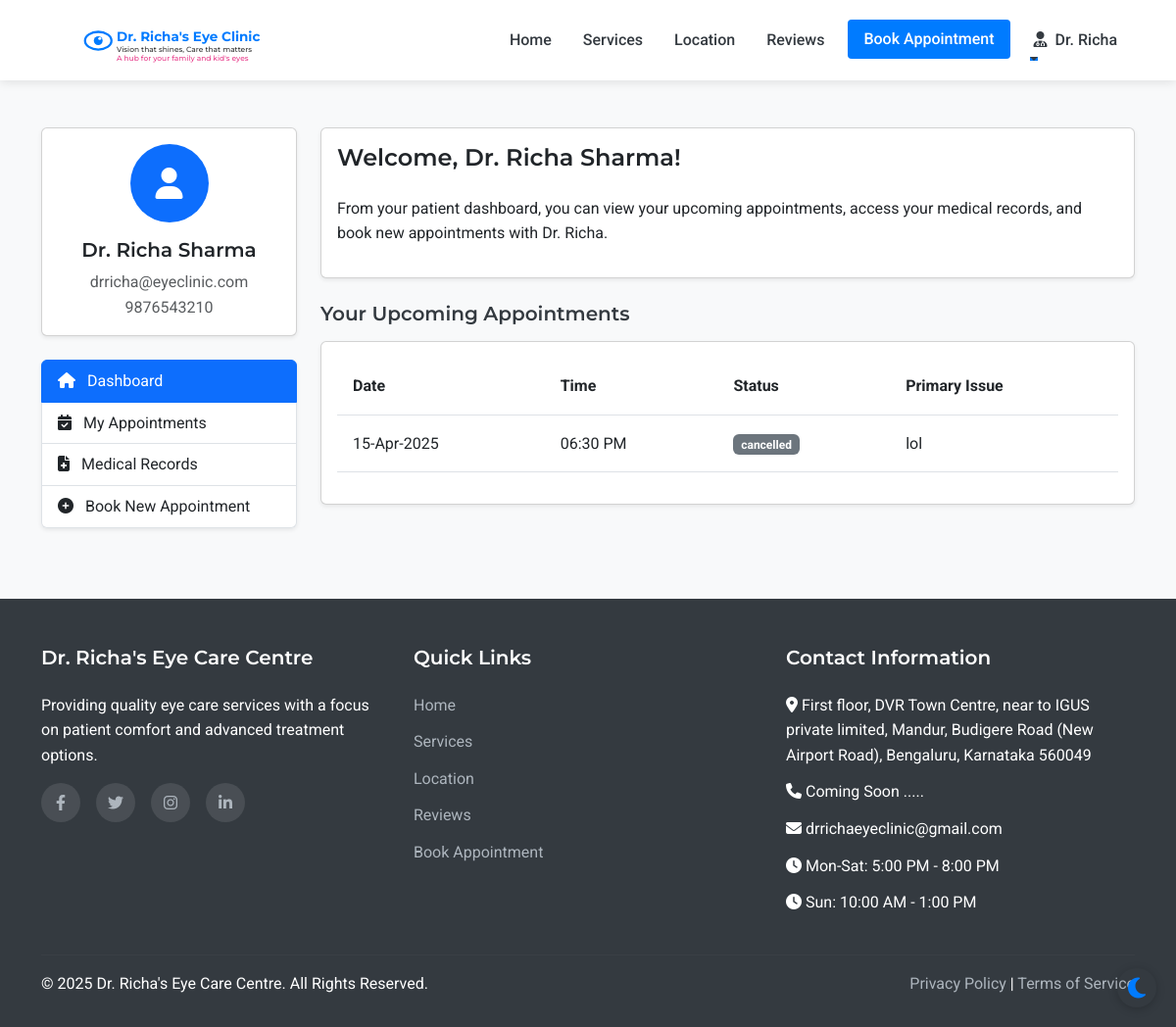
Before: /patient/dashboard (signed in) with the older database file.
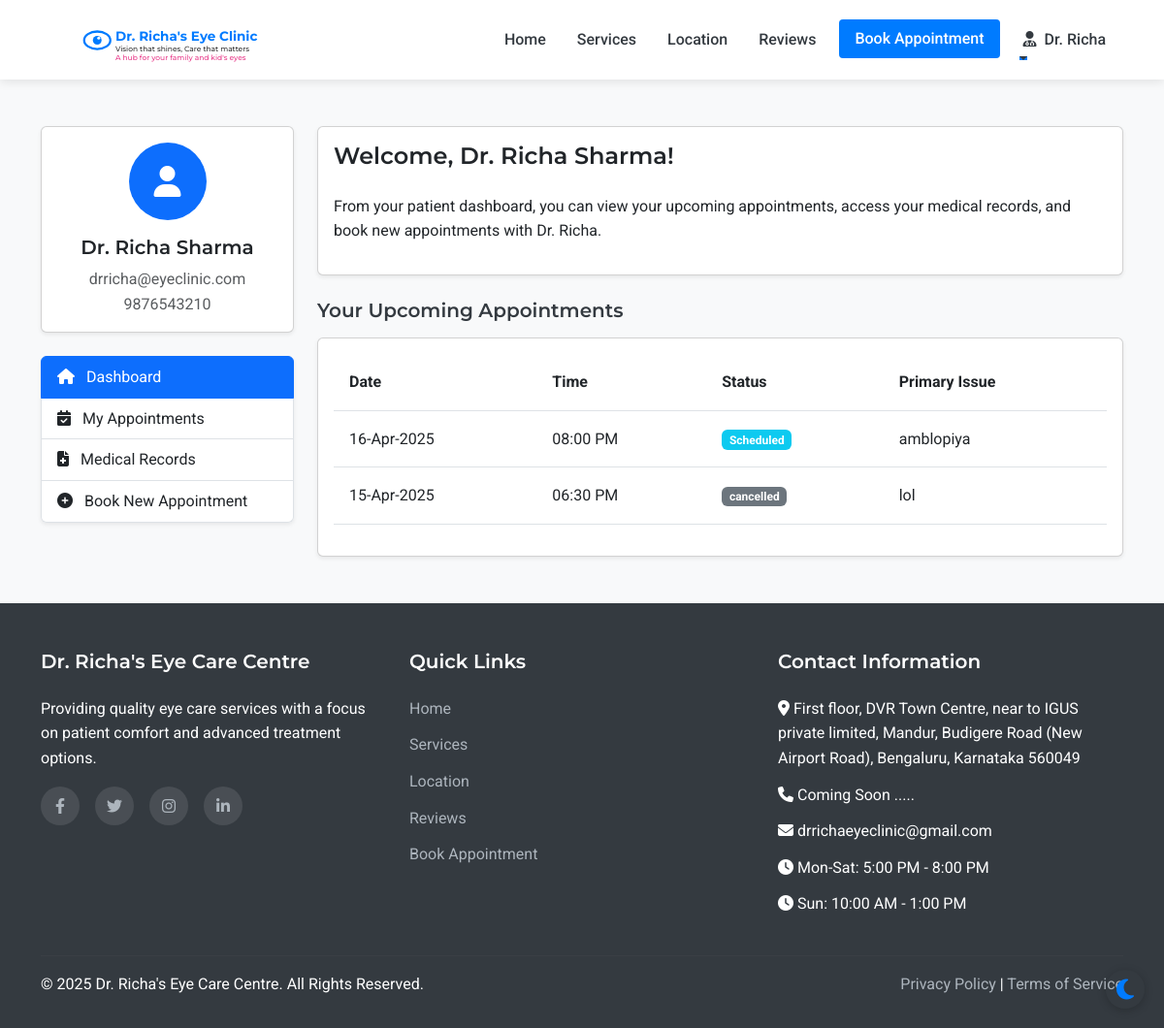
After: the same page with the newer database file.
### models.py (models this page shows, shortened)
class Appointment(db.Model):
    id = db.Column(db.Integer, primary_key=True)
    patient_id = db.Column(db.Integer, db.ForeignKey('patient.id'), nullable=False)
    appointment_date = db.Column(db.Date, nullable=False)
    appointment_time = db.Column(db.Time, nullable=False)
    primary_issue = db.Column(db.Text, nullable=True)
    referral_info = db.Column(db.String(255), nullable=True)
    status = db.Column(db.String(20), default='scheduled')  # scheduled, completed, cancelled
    created_at = db.Column(db.DateTime, default=datetime.utcnow)
    consultation_fee = db.Column(db.Float, nullable=False, default=500.0)
    payment_status = db.Column(db.String(20), default='pending')  # pending, paid

### routes.py (the view)
@app.route('/patient/dashboard')
@login_required
def patient_dashboard():
    appointments = Appointment.query.filter_by(patient_id=current_user.id).order_by(desc(Appointment.appointment_date), desc(Appointment.appointment_time)).all()
    return render_template('patient/dashboard.html', appointments=appointments)

### app.py (called while the page is built)
@login_manager.user_loader
def load_user(user_id):
    from models import Doctor, Assistant, Admin, Patient
    try:
        if user_id.startswith('doctor_'):
            return Doctor.query.get(int(user_id.split('_')[1]))
        elif user_id.startswith('assistant_'):
            return Assistant.query.get(int(user_id.split('_')[1]))
        elif user_id.startswith('admin_'):
            return Admin.query.get(int(user_id.split('_')[1]))
        else:
            return Patient.query.get(int(user_id))
    except (ValueError, AttributeError):
        return None

### routes.py (called while the page is built)
@app.context_processor
def inject_now():
    return {'now': datetime.now()}

### templates/patient/dashboard.html (shortened to what the changed rows need)
{% extends 'layout.html' %}
{% block content %}
<section class="py-5 bg-light">
    <div class="container">
        <div class="row">
            <div class="col-lg-9">
                <div class="card shadow-sm">
                    <div class="card-body">
                        {% if appointments %}
                            <div class="table-responsive">
                                <table class="table table-hover">
                                    <thead>
                                        <tr>
                                            <th>Date</th>
                                            <th>Time</th>
                                            <th>Status</th>
                                            <th>Primary Issue</th>
                                        </tr>
                                    </thead>
                                    <tbody>
                                        {% for appointment in appointments %}
                                            {% if appointment.appointment_date >= now.date() %}
                                                <tr>
                                                    <td>{{ appointment.appointment_date.strftime('%d-%b-%Y') }}</td>
                                                    <td>{{ appointment.appointment_time.strftime('%I:%M %p') }}</td>
                                                    <td>
                                                        {% if appointment.status == 'scheduled' %}
                                                            <span class="badge bg-info">Scheduled</span>
                                                        {% elif appointment.status == 'completed' %}
                                                            <span class="badge bg-success">Completed</span>
                                                        {% else %}
                                                            <span class="badge bg-secondary">{{ appointment.status }}</span>
                                                        {% endif %}
                                                    </td>
                                                    <td>{{ appointment.primary_issue or 'Not specified' }}</td>
                                                </tr>
                                            {% endif %}
                                        {% endfor %}
                                    </tbody>
                                </table>
                            </div>
                            {% set upcoming_count = appointments|selectattr('appointment_date', 'ge', now.date())|list|length %}
                        {% else %}
                            <div class="text-center p-4">
                                <p class="text-muted mb-3">You don't have any appointments yet.</p>
                                <a href="{{ url_for('appointment') }}" class="btn btn-primary">Book Your First Appointment</a>
                            </div>
                        {% endif %}
                    </div>
                </div>
            </div>
        </div>
    </div>
</section>
{% endblock %}

Changed rows visible on the page:
added Appointment: appointment_date "16-Apr-2025", appointment_time "08:00 PM", status "Scheduled", primary_issue "amblopiya"
